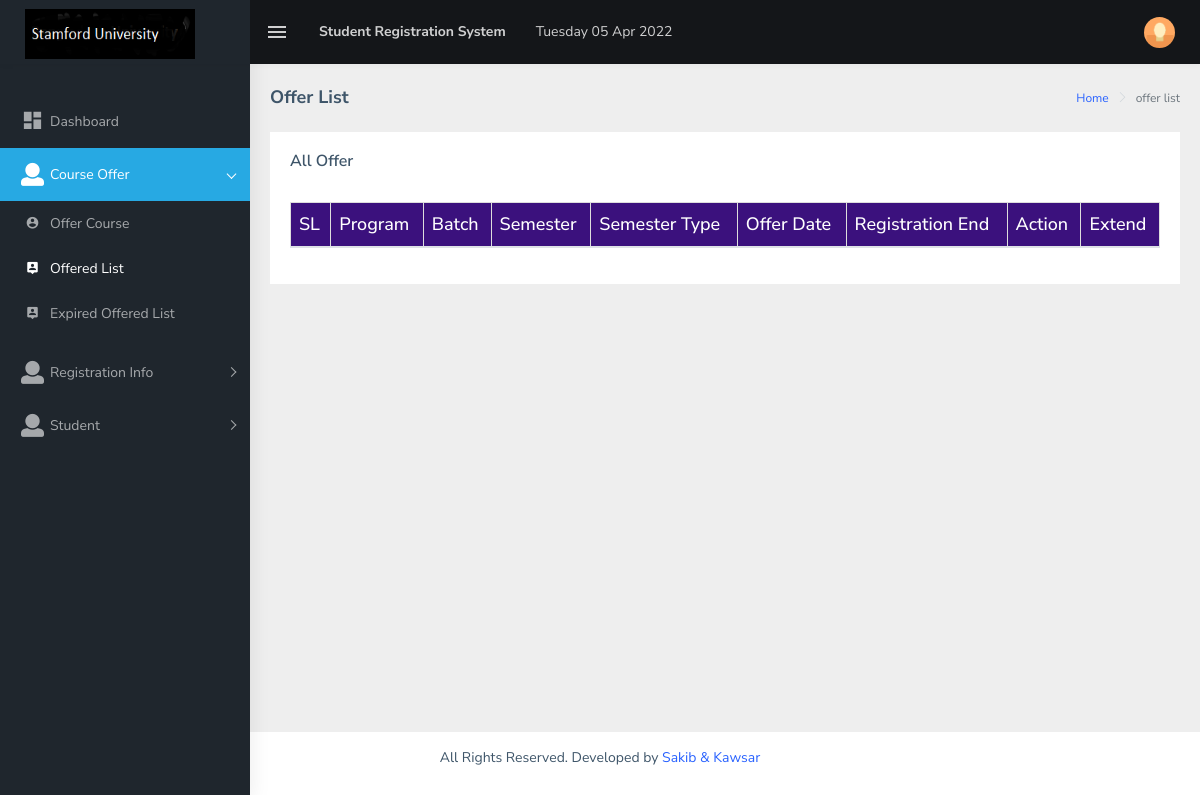
Before: /app/offer-list.php (signed in) with the older database file.
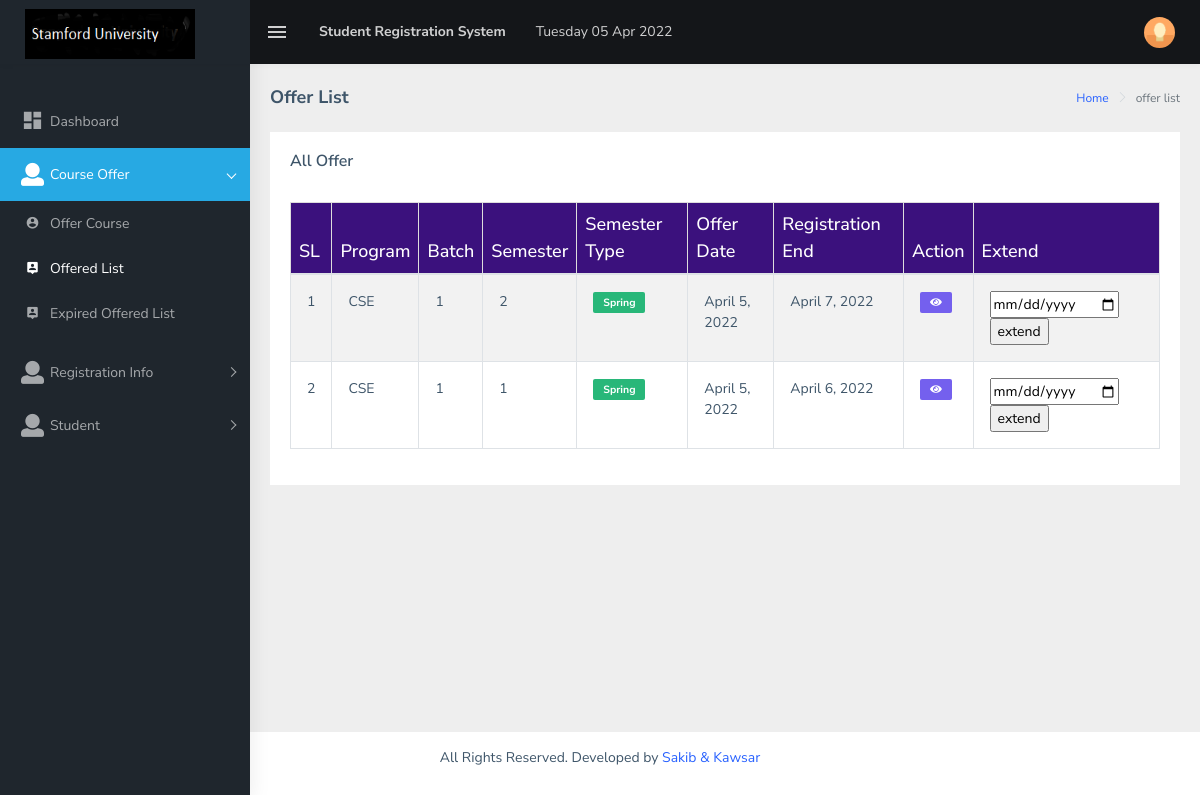
After: the same page with the newer database file.
### tables this page shows
CREATE TABLE `offered_courses_info` (
  `id` int(11) NOT NULL,
  `program` varchar(255) NOT NULL,
  `batch` int(11) NOT NULL,
  `semester` varchar(200) NOT NULL,
  `offer_date` varchar(100) NOT NULL,
  `registration_end` varchar(100) NOT NULL,
  `user_id` int(11) NOT NULL,
  `deletion_status` tinyint(3) NOT NULL DEFAULT 0
);

### app/core/Database.php (called while the page is built, shortened)
<?php
Class Database {
    public $host = DB_HOST;
    public $user = DB_USER;
    public $pass = DB_PASS;
    public $dbname = DB_NAME;
    public $link;
    private function connectDB() {
        $this->link = new mysqli($this->host, $this->user, $this->pass, $this->dbname);
    }
    public function select($query) {
        $result = $this->link->query($query) or
                die($this->link->error . __LINE__);
        if ($result->num_rows > 0) {
            return $result;
        } else {
            return false;
        }
    }
}
?>

### app/class/Admin.php (called while the page is built, shortened)
<?php
class Admin {
    private $db;
    public function __construct() {
        $this->db = new Database();
    }
    public function getAllOffer() {
        $query = "SELECT * FROM offered_courses_info WHERE deletion_status = 0 AND registration_end >= DATE(NOW()) ORDER BY id DESC";
        $result = $this->db->select($query);
        return $result;
    }
}
?>

### app/core/Format.php (called while the page is built, shortened)
<?php
class Format {
    public function formatDate($date) {
        return date('F j, Y', strtotime($date));
    }
    public function getSemesterType($date) {
        $current_month = date('m', strtotime($date));
        $spring = array(1,2,3,4,5,6);
        if (in_array($current_month,$spring)) {
            return 'Spring';
        } else {
            return 'Fall';
        }
    }
}
?>

### app/offer-list.php (the view, shortened to what the changed rows need)
<?php include 'header.php'; ?>
<?php
$getStu = $admin->getAllOffer();
?>
<div class="page-wrapper">
    <div class="container-fluid">
        <div class="row">
            <div class="col-md-12">
                <div class="card">
                    <div class="card-body">
                        <br>
                        <div class="table-responsive">
                            <table id="zero_config" class="table table-striped table-bordered tbl">
                                <thead>
                                    <tr>
                                        <th>SL</th>
                                        <th>Program</th>
                                        <th>Batch</th>
                                        <th>Semester</th>
                                        <th>Semester Type</th>
                                        <th>Offer Date</th>
                                        <th>Registration End</th>
                                        <th>Action</th>
                                        <th>Extend</th>
                                    </tr>
                                </thead>
                                <tbody>
                                    <?php
                                    if ($getStu) {
                                        $i = 0;
                                        while ($result = $getStu->fetch_assoc()) {
                                            $i++;
                                            ?>
                                            <tr>
                                                <td><?php echo $i; ?></td>
                                                <td><?php echo $result['program']; ?></td>
                                                <td><?php echo $result['batch']; ?></td>
                                                <td><?php echo $result['semester']; ?></td>
                                                <td><span class="label label-success"><b><?php echo $fm->getSemesterType($result['offer_date']); ?></b></span></td>
                                                <td><?php echo $fm->formatDate($result['offer_date']); ?></td>
                                                <td><?php echo $fm->formatDate($result['registration_end']); ?></td>
                                                <td>
                                                <a target="_blank" href="view-offer-details.php?oid=<?php echo $result['id']; ?>"><span class="label label-primary"><i class="fas fa-eye"></i></span></a>
                                                </td>
                                                <td>
                                                    <form method="post" action="">
                                                        <input type="date" name="extend_date">
                                                        <input type="submit" name="extend" value="extend">
                                                    </form>
                                                </td>
                                            </tr>
                                            <?php
                                        }
                                    }
                                    ?>
                                </tbody>
                            </table>
                        </div>
                    </div>
                </div>
            </div>
        </div>
    </div>
</div>
<?php include 'footer.php'; ?>

Changed rows visible on the page:
now on this page (row edited): offered_courses_info: program "CSE", batch "1", semester "2", offer_date "Spring", offer_date "April 5, 2022", registration_end "April 7, 2022"
now on this page (row edited): offered_courses_info: program "CSE", batch "1", semester "1", offer_date "Spring", offer_date "April 5, 2022", registration_end "April 6, 2022"
